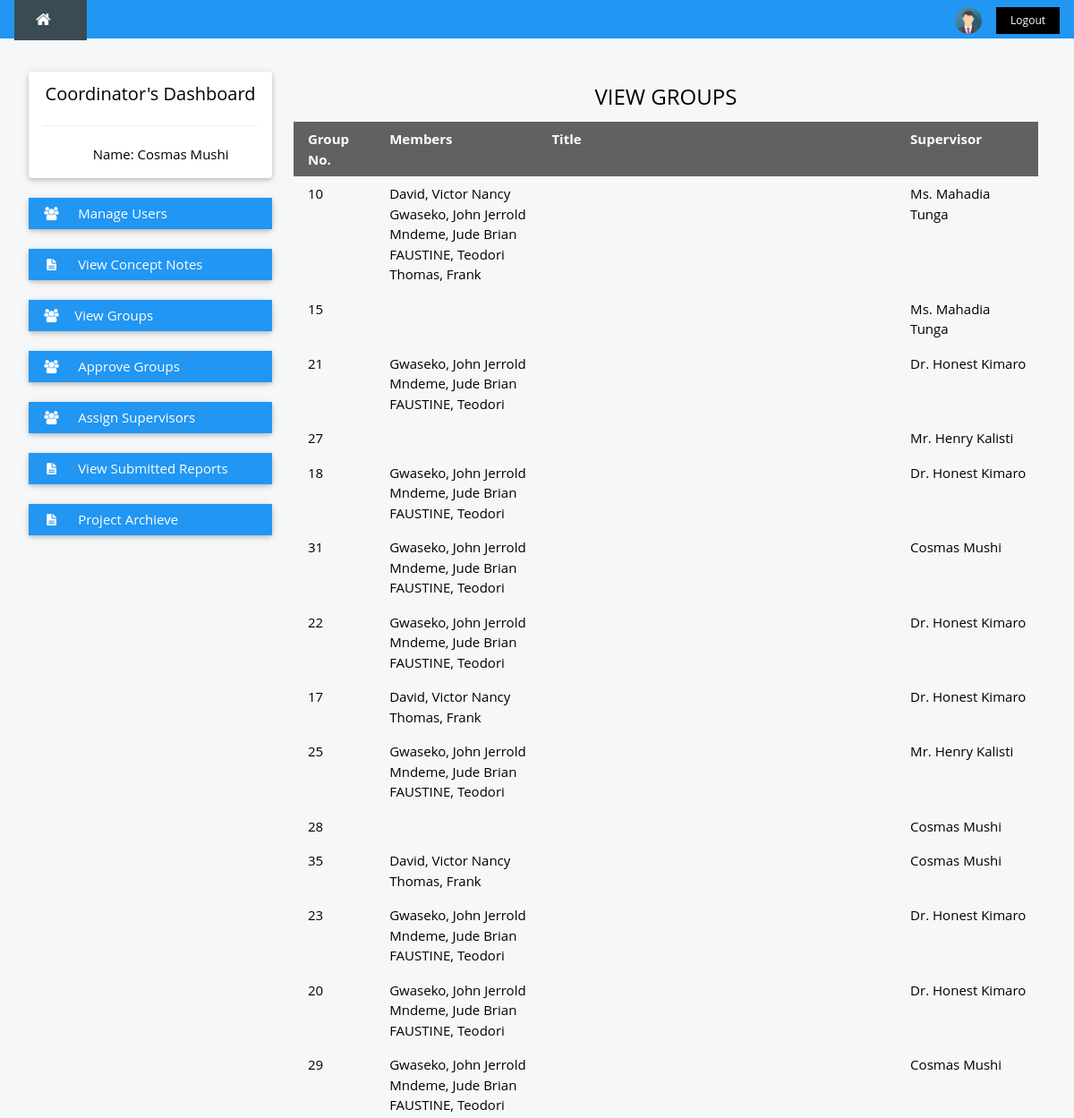
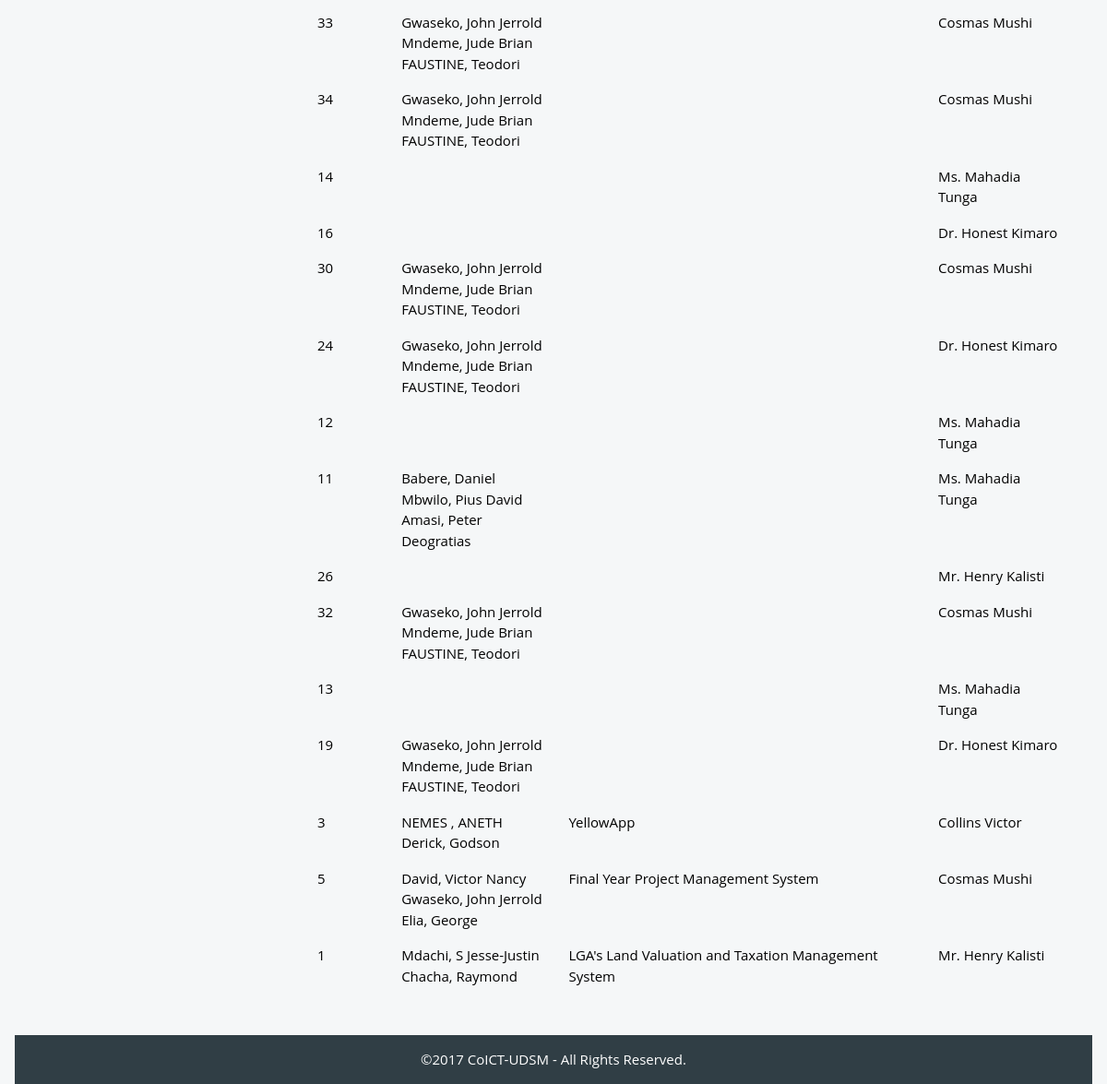
The app's page /coordinator/groups.php (signed in) with its own data (2 pictures, top to bottom).
### tables this page shows
CREATE TABLE `grp` (
  `grpId` int(7) NOT NULL,
  `grpNo` int(11) NOT NULL,
  `approval` int(11) NOT NULL,
  `empId` varchar(20) NOT NULL
);

CREATE TABLE `student` (
  `regNo` varchar(13) NOT NULL,
  `fName` varchar(25) NOT NULL,
  `mName` varchar(25) DEFAULT NULL,
  `lName` varchar(25) NOT NULL,
  `email` varchar(30) NOT NULL,
  `phoneNo` varchar(20) NOT NULL,
  `course` varchar(50) NOT NULL
);

CREATE TABLE `supervisor` (
  `empId` varchar(20) NOT NULL,
  `fName` varchar(25) NOT NULL,
  `lName` varchar(25) NOT NULL,
  `email` varchar(25) NOT NULL,
  `phoneNo` varchar(15) NOT NULL,
  `expertise` varchar(50) NOT NULL,
  `office` varchar(5) NOT NULL
);

CREATE TABLE `project` (
  `projectId` int(5) NOT NULL,
  `projectTitle` varchar(250) NOT NULL,
  `description` text NOT NULL,
  `output` text NOT NULL,
  `grpNo` int(3) NOT NULL
);

### coordinator/groups.php (the view, shortened to what this page needs)
<?php
	 include '../header.php';
	?>
<div class="w3-container " style="max-width:1400px;margin-top:80px">
  <div class="w3-row-padding">
    <div class="w3-col m3 ">
    <?php
      include 'coord-nav.php';
    ?>
    </div>
    <div class="w3-col m9">
      <div id="main">
      <div class="w3-row-padding">
	<div class="w3-center">
	<h3>VIEW GROUPS</h3>
	</div>
	<table class="w3-table w3-hoverable" border="0">
	<thead>
	  <tr class="w3-dark-grey">
	    <th>Group No.</th>
	    <th>Members</th>
	    <th>Title</th>
	    <th>Supervisor</th>
	  </tr>
	</thead>
	<tr>
	<?php
		  	$grpsql = mysqli_query($dbcon, "SELECT * FROM grp ") or die(mysqli_error());
	    	while ($group = mysqli_fetch_array($grpsql)) {
	    	$groupNo = $group['grpNo'];
	    	?>
	    	<td> <?php echo $groupNo; ?> </td>
		  <td>
	 <?php
		$membersql = mysqli_query($dbcon, "SELECT regNo, fName, mName, lName FROM student WHERE regNo IN (SELECT regNo FROM members where grpNo = '$groupNo')") or die(mysqli_error());
		$rows = 1;
		while($rows <= mysqli_num_rows($membersql)) {
			$members = mysqli_fetch_assoc($membersql);
			$memberNo = $members['regNo'];
			$member = mysqli_query($dbcon, "SELECT * FROM student WHERE regNo = '$memberNo'") or die(mysqli_error());
			$member_row = mysqli_fetch_array($member);
			$memberName = $member_row['lName'].", ".$member_row['mName']." ".$member_row['fName'];
			echo $memberName. "<br />";
			$rows++;
		}
		$supId =  "SELECT * FROM `supervisor` WHERE empId = (SELECT empId FROM grp WHERE grpNo = '$groupNo')";
	    $supIdsql = mysqli_query($dbcon,$supId) or die(mysqli_error());
	    $sup_row = mysqli_fetch_array($supIdsql);
	    $supervisor = $sup_row['fName']." ".$sup_row['lName'];
	 	$projectsql = mysqli_query($dbcon, "SELECT projectTitle FROM project WHERE grpNo = '$groupNo'") or die(mysqli_error());
	 	$project_row = mysqli_fetch_array($projectsql);
		$title = $project_row['projectTitle'];
	 	?>
		 </td>
		  <td><?php echo $title ; ?></td>
		  <td><?php echo $supervisor; ?></td>
		  </tr>
		<?php
		}
		?>
	</table>
	      <br />
	   </div>
    </div>
  </div>
</div>
<br>
<?php
  include '../footer.php';
?>

### styles/w3.css (style rules this page uses)
*,*:before,*:after { box-sizing:inherit }
body { margin:0 }
html,body { font-family:Verdana,sans-serif;font-size:15px;line-height:1.5 }
h1,h2,h3,h4,h5,h6,.w3-slim,.w3-wide { font-family:"Segoe UI",Arial,sans-serif }
h3 { font-size:24px }
h1,h2,h3,h4,h5,h6 { font-weight:400;margin:10px 0 }
.w3-table,.w3-table-all { border-collapse:collapse;border-spacing:0;width:100%;display:table }
.w3-table td,.w3-table th,.w3-table-all td,.w3-table-all th { padding:8px 8px;display:table-cell;text-align:left;vertical-align:top }
.w3-table th:first-child,.w3-table td:first-child,.w3-table-all th:first-child,.w3-table-all td:first-child { padding-left:16px }
.w3-btn,.w3-btn-floating,.w3-dropnav a,.w3-btn-floating-large,.w3-btn-block,.w3-hover-shadow,.w3-hover-opacity,.w3-hover-opacity-off,.w3-hover-sepia,.w3-hover-grayscale,.w3-hover-greyscale, .w3-navbar a,.w3-sidenav a,.w3-pagination li a,.w3-hoverable tbody tr,.w3-hoverable li,.w3-accordion-content a,.w3-dropdown-content a,.w3-dropdown-click:hover,.w3-dropdown-hover:hover,.w3-opennav,.w3-closenav,.w3-closebtn, .w3-hover-amber,.w3-hover-aqua,.w3-hover-blue,.w3-hover-light-blue,.w3-hover-brown,.w3-hover-cyan,.w3-hover-blue-grey,.w3-hover-green,.w3-hover-light-green,.w3-hover-indigo,.w3-hover-khaki,.w3-hover-lime,.w3-hover-orange,.w3-hover-deep-orange,.w3-hover-pink, .w3-hover-purple,.w3-hover-deep-purple,.w3-hover-red,.w3-hover-sand,.w3-hover-teal,.w3-hover-yellow,.w3-hover-white,.w3-hover-black,.w3-hover-grey,.w3-hover-light-grey,.w3-hover-dark-grey,.w3-hover-text-amber,.w3-hover-text-aqua,.w3-hover-text-blue,.w3-hover-text-light-blue, .w3-hover-text-brown,.w3-hover-text-cyan,.w3-hover-text-blue-grey,.w3-hover-text-green,.w3-hover-text-light-green,.w3-hover-text-indigo,.w3-hover-text-khaki,.w3-hover-text-lime,.w3-hover-text-orange,.w3-hover-text-deep-orange,.w3-hover-text-pink,.w3-hover-text-purple, .w3-hover-text-deep-purple,.w3-hover-text-red,.w3-hover-text-sand,.w3-hover-text-teal,.w3-hover-text-yellow,.w3-hover-text-white,.w3-hover-text-black,.w3-hover-text-grey,.w3-hover-text-light-grey,.w3-hover-text-dark-grey { -webkit-transition:background-color .3s,color .15s,box-shadow .3s,opacity 0.3s,filter 0.3s;transition:background-color .3s,color .15s,box-shadow .3s,opacity 0.3s,filter 0.3s }
.w3-main,#main { transition:margin-left .4s }
.w3-container:after,.w3-panel:after,.w3-row:after,.w3-row-padding:after,.w3-topnav:after,.w3-clear:after,.w3-btn-group:before,.w3-btn-group:after,.w3-btn-bar:before,.w3-btn-bar:after { content:"";display:table;clear:both }
.w3-col,.w3-half,.w3-third,.w3-twothird,.w3-threequarter,.w3-quarter { float:left;width:100% }
@media only screen and (min-width:601px) { .w3-col.m3,.w3-quarter { width:24.99999% } }
@media only screen and (min-width:601px) { .w3-col.m9,.w3-threequarter { width:74.99999% } }
.w3-center { text-align:center!important }
.w3-row-padding,.w3-row-padding>.w3-half,.w3-row-padding>.w3-third,.w3-row-padding>.w3-twothird,.w3-row-padding>.w3-threequarter,.w3-row-padding>.w3-quarter,.w3-row-padding>.w3-col { padding:0 8px }
.w3-container { padding:0.01em 16px }
.w3-dark-grey,.w3-hover-dark-grey:hover,.w3-dark-gray,.w3-hover-dark-gray:hover { color:#fff!important;background-color:#616161!important }

### styles/w3-theme-blue-grey.css (style rules this page uses)
.w3-theme-l5 { color:#000 !important; background-color:#f5f7f8 !important }

### header.php (style rules this page uses)
html,body,h1,h2,h3,h4,h5 { font-family: "Open Sans", sans-serif }

### records on screen
grp: grpNo "10", empId.lName "Ms. Mahadia Tunga"
student: memberName "David, Victor Nancy"
student: memberName "Gwaseko, John Jerrold"
student: memberName "Mndeme, Jude Brian"
student: memberName "FAUSTINE, Teodori"
student: memberName "Thomas, Frank"
grp: grpNo "15", empId.lName "Ms. Mahadia Tunga"
grp: grpNo "21", empId.lName "Dr. Honest Kimaro"
grp: grpNo "27", empId.lName "Mr. Henry Kalisti"
grp: grpNo "18", empId.lName "Dr. Honest Kimaro"
grp: grpNo "31", empId.lName "Cosmas Mushi"
grp: grpNo "22", empId.lName "Dr. Honest Kimaro"
grp: grpNo "17", empId.lName "Dr. Honest Kimaro"
grp: grpNo "25", empId.lName "Mr. Henry Kalisti"
grp: grpNo "28", empId.lName "Cosmas Mushi"
grp: grpNo "35", empId.lName "Cosmas Mushi"
grp: grpNo "23", empId.lName "Dr. Honest Kimaro"
grp: grpNo "20", empId.lName "Dr. Honest Kimaro"
grp: grpNo "29", empId.lName "Cosmas Mushi"
grp: grpNo "33", empId.lName "Cosmas Mushi"
grp: grpNo "34", empId.lName "Cosmas Mushi"
grp: grpNo "14", empId.lName "Ms. Mahadia Tunga"
grp: grpNo "16", empId.lName "Dr. Honest Kimaro"
grp: grpNo "30", empId.lName "Cosmas Mushi"
grp: grpNo "24", empId.lName "Dr. Honest Kimaro"
grp: grpNo "12", empId.lName "Ms. Mahadia Tunga"
grp: grpNo "11", empId.lName "Ms. Mahadia Tunga"
student: memberName "Babere, Daniel"
student: memberName "Mbwilo, Pius David"
student: memberName "Amasi, Peter Deogratias"
grp: grpNo "26", empId.lName "Mr. Henry Kalisti"
grp: grpNo "32", empId.lName "Cosmas Mushi"
grp: grpNo "13", empId.lName "Ms. Mahadia Tunga"
grp: grpNo "19", empId.lName "Dr. Honest Kimaro"
grp: grpNo "3", project.projectTitle "YellowApp", empId.lName "Collins Victor"
student: memberName "NEMES , ANETH"
student: memberName "Derick, Godson"
grp: grpNo "5", project.projectTitle "Final Year Project Management System", empId.lName "Cosmas Mushi"
student: memberName "Elia, George"
grp: grpNo "1", project.projectTitle "LGA's Land Valuation and Taxation Management System", empId.lName "Mr. Henry Kalisti"
student: memberName "Mdachi, S Jesse-Justin"
student: memberName "Chacha, Raymond"

### other values on screen
$yr[year] "2017"
